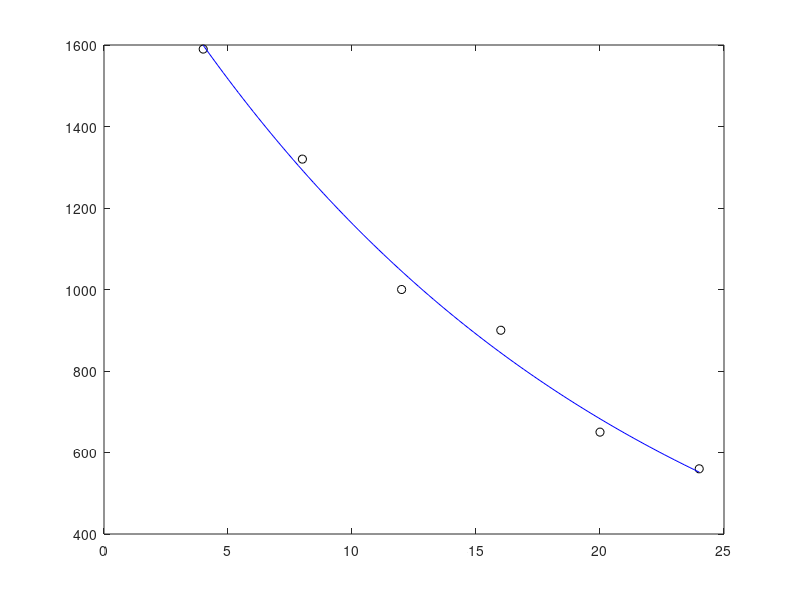

Write the MATLAB code that produced this figure.
clc;

t = [4 8 12 16 20 24];
c = [1590 1320 1000 900 650 560];

% c(t) = be^-kt
% ln(c(t)) = ln(be^-kt)
%          = ln(b) + ln(e^-kt)
%          = ln(b) + -kt*ln(e^)
%          = ln(b) + -kt

C = log(c);
coef = polyfit(t,C,1);

% -k = coef(1)
% b = exp(coef(2));
k = -coef(1);
b = exp(coef(2));

disp("valores de b y k");
disp(b); disp(k);

tt = linspace(4, 24, 100);
c_orig = b.*exp(-k.*tt);

plot (t, c, 'ko'); hold on;
plot(tt, c_orig, 'b');

% b) -> Final tomrmenta t=0;
% si t = 0 ->
c0 = b * exp(-k*0);
disp("final tormenta");
disp(c0);

%% c)
% 200 = b * exp(-k*t);
% ln(200/b) / -k = t;

t_200 = (log(200) -log(b))/-k;
disp("t en c=200");
disp(t_200);
